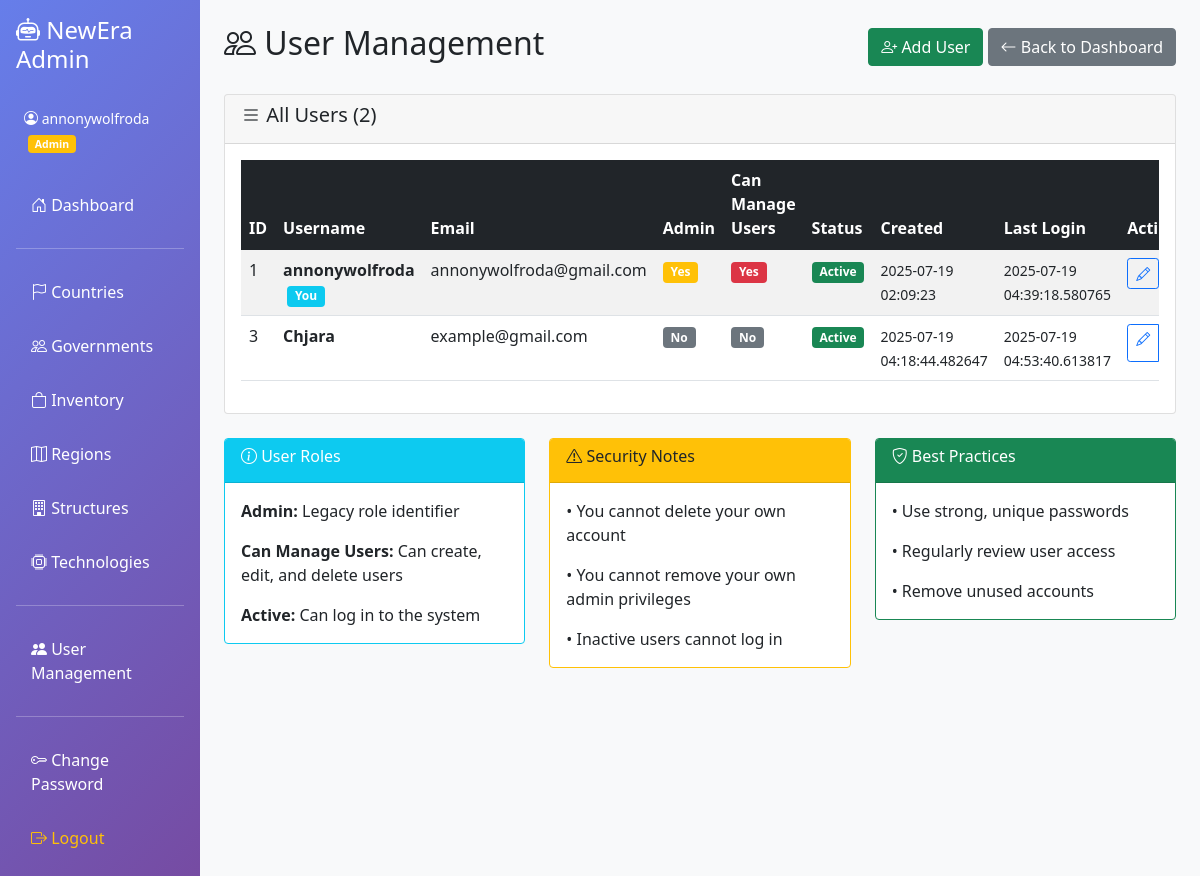
/users (signed in), run on an earlier commit of the app's database.
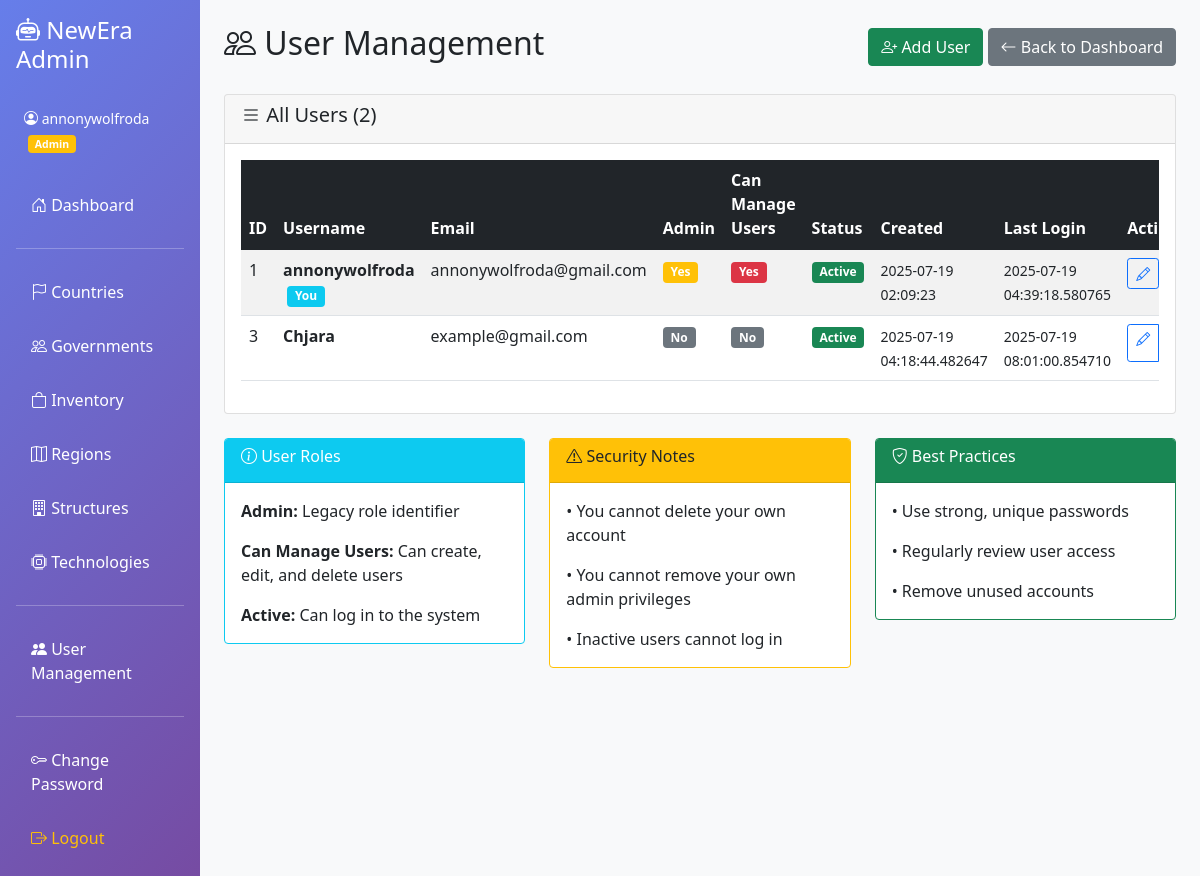
And on a later commit of the database.
### admin-panel/app.py (models this page shows, shortened)
class User(db.Model):
    __tablename__ = "AdminUsers"
    user_id = db.Column(db.Integer, primary_key=True, autoincrement=True)
    username = db.Column(db.String(80), unique=True, nullable=False)
    email = db.Column(db.String(120), unique=True, nullable=False)
    password_hash = db.Column(db.String(200), nullable=False)
    is_admin = db.Column(db.Boolean, default=False, nullable=False)
    can_manage_users = db.Column(db.Boolean, default=False, nullable=False)
    created_at = db.Column(db.String, default=lambda: str(datetime.now()))
    last_login = db.Column(db.String)
    is_active = db.Column(db.Boolean, default=True, nullable=False)

### admin-panel/app.py (the view)
@app.route("/users")
@admin_required
def users():
    users = User.query.all()
    return render_template("users.html", users=users)

### admin-panel/app.py (called while the page is built)
def admin_required(f):
    @wraps(f)
    def decorated_function(*args, **kwargs):
        if "user_id" not in session:
            flash("Please log in to access this page.", "error")
            return redirect(url_for("login"))
        user = User.query.get(session["user_id"])
        if not user or not user.can_manage_users:
            flash("Admin privileges required for this action.", "error")
            return redirect(url_for("index"))
        return f(*args, **kwargs)
    return decorated_function

### admin-panel/templates/users.html (shortened to what this page needs)
{% extends "base.html" %}
{% block content %}
<div class="d-flex justify-content-between align-items-center mb-4">
    <h2><i class="bi bi-people"></i> User Management</h2>
    <div>
        <a href="{{ url_for('add_user') }}" class="btn btn-success">
            <i class="bi bi-person-plus"></i> Add User
        </a>
        <a href="{{ url_for('index') }}" class="btn btn-secondary">
            <i class="bi bi-arrow-left"></i> Back to Dashboard
        </a>
    </div>
</div>
<div class="card">
    <div class="card-header">
        <h5><i class="bi bi-list"></i> All Users ({{ users|length }})</h5>
    </div>
    <div class="card-body">
        {% if users %}
            <div class="table-responsive">
                <table class="table table-striped table-hover">
                    <thead class="table-dark">
                        <tr>
                            <th>ID</th>
                            <th>Username</th>
                            <th>Email</th>
                            <th>Admin</th>
                            <th>Can Manage Users</th>
                            <th>Status</th>
                            <th>Created</th>
                            <th>Last Login</th>
                            <th>Actions</th>
                        </tr>
                    </thead>
                    <tbody>
                        {% for user in users %}
                        <tr>
                            <td>{{ user.user_id }}</td>
                            <td>
                                <strong>{{ user.username }}</strong>
                                {% if user.user_id == session.user_id %}
                                    <span class="badge bg-info ms-1">You</span>
                                {% endif %}
                            </td>
                            <td>{{ user.email }}</td>
                            <td>
                                {% if user.is_admin %}
                                    <span class="badge bg-warning">Yes</span>
                                {% else %}
                                    <span class="badge bg-secondary">No</span>
                                {% endif %}
                            </td>
                            <td>
                                {% if user.can_manage_users %}
                                    <span class="badge bg-danger">Yes</span>
                                {% else %}
                                    <span class="badge bg-secondary">No</span>
                                {% endif %}
                            </td>
                            <td>
                                {% if user.is_active %}
                                    <span class="badge bg-success">Active</span>
                                {% else %}
                                    <span class="badge bg-danger">Inactive</span>
                                {% endif %}
                            </td>
                            <td>
                                <small>{{ user.created_at or 'N/A' }}</small>
                            </td>
                            <td>
                                <small>{{ user.last_login or 'Never' }}</small>
                            </td>
                            <td>
                                <div class="btn-group btn-group-sm" role="group">
                                    <a href="{{ url_for('edit_user', user_id=user.user_id) }}"
                                       class="btn btn-outline-primary" title="Edit User">
                                        <i class="bi bi-pencil"></i>
                                    </a>
                                </div>
                            </td>
                        </tr>
                        {% endfor %}
                    </tbody>
                </table>
            </div>
        {% endif %}
    </div>
</div>
<div class="row mt-4">
    <div class="col-md-4">
        <div class="card border-info">
            <div class="card-header bg-info text-white">
                <h6><i class="bi bi-info-circle"></i> User Roles</h6>
            </div>
            <div class="card-body">
                <p><strong>Admin:</strong> Legacy role identifier</p>
                <p><strong>Can Manage Users:</strong> Can create, edit, and delete users</p>
                <p class="mb-0"><strong>Active:</strong> Can log in to the system</p>
            </div>
        </div>
    </div>
    <div class="col-md-4">
        <div class="card border-warning">
            <div class="card-header bg-warning text-dark">
                <h6><i class="bi bi-exclamation-triangle"></i> Security Notes</h6>
            </div>
            <div class="card-body">
                <p>• You cannot delete your own account</p>
                <p>• You cannot remove your own admin privileges</p>
                <p class="mb-0">• Inactive users cannot log in</p>
            </div>
        </div>
    </div>
    <div class="col-md-4">
        <div class="card border-success">
            <div class="card-header bg-success text-white">
                <h6><i class="bi bi-shield-check"></i> Best Practices</h6>
            </div>
            <div class="card-body">
                <p>• Use strong, unique passwords</p>
                <p>• Regularly review user access</p>
                <p class="mb-0">• Remove unused accounts</p>
            </div>
        </div>
    </div>
</div>
{% endblock %}

### admin-panel/templates/base.html (shortened to what this page needs)
<!doctype html>
<html lang="fr">
<head>
  <link href="https://cdn.jsdelivr.net/npm/bootstrap@5.1.3/dist/css/bootstrap.min.css" rel="stylesheet">
  <link href="https://cdn.jsdelivr.net/npm/bootstrap-icons@1.7.2/font/bootstrap-icons.css" rel="stylesheet">
</head>
<body class="bg-light">
  <div class="container-fluid">
    <div class="row">
      <div class="col-md-3 col-lg-2 sidebar p-3">
        <h4 class="text-white mb-4">
          <i class="bi bi-robot"></i> NewEra Admin
        </h4>
        {% if session.username %}
        <div class="bg-rgba-255-255-255-0-1 p-2 rounded mb-3 text-white">
          <small>
            <i class="bi bi-person-circle"></i> {{ session.username }}
            {% if session.is_admin %}
              <span class="badge bg-warning ms-1">Admin</span>
            {% endif %}
          </small>
        </div>
        {% endif %}
        <div class="nav flex-column">
          <a href="/" class="nav-link">
            <i class="bi bi-house-door"></i> Dashboard
          </a>
          <hr class="text-white">
          <a href="/countries" class="nav-link">
            <i class="bi bi-flag"></i> Countries
          </a>
          <a href="/governments" class="nav-link">
            <i class="bi bi-people"></i> Governments
          </a>
          <a href="/inventory" class="nav-link">
            <i class="bi bi-bag"></i> Inventory
          </a>
          <a href="/regions" class="nav-link">
            <i class="bi bi-map"></i> Regions
          </a>
          <a href="/structures" class="nav-link">
            <i class="bi bi-building"></i> Structures
          </a>
          <a href="/technologies" class="nav-link">
            <i class="bi bi-cpu"></i> Technologies
          </a>
          {% if session.is_admin %}
          <hr class="text-white">
          <a href="/users" class="nav-link">
            <i class="bi bi-people-fill"></i> User Management
          </a>
          {% endif %}
          <hr class="text-white">
          <a href="/change_password" class="nav-link">
            <i class="bi bi-key"></i> Change Password
          </a>
          <a href="/logout" class="nav-link text-warning">
            <i class="bi bi-box-arrow-right"></i> Logout
          </a>
        </div>
      </div>
      <div class="col-md-9 col-lg-10 p-4">
        {% block content %}{% endblock %}
      </div>
    </div>
  </div>
</body>
</html>

### admin-panel/templates/base.html (style rules this page uses)
.sidebar { min-height: 100vh; background: linear-gradient(135deg, #667eea 0%, #764ba2 100%); }
.sidebar a { color: white; text-decoration: none; padding: 10px 15px; display: block; border-radius: 5px; margin: 5px 0; transition: all 0.3s; }

What changed in the data, as far as the page shows it:
changed User "Chjara": last_login "2025-07-19 04:53:40.613817" → "2025-07-19 08:01:00.854710"
